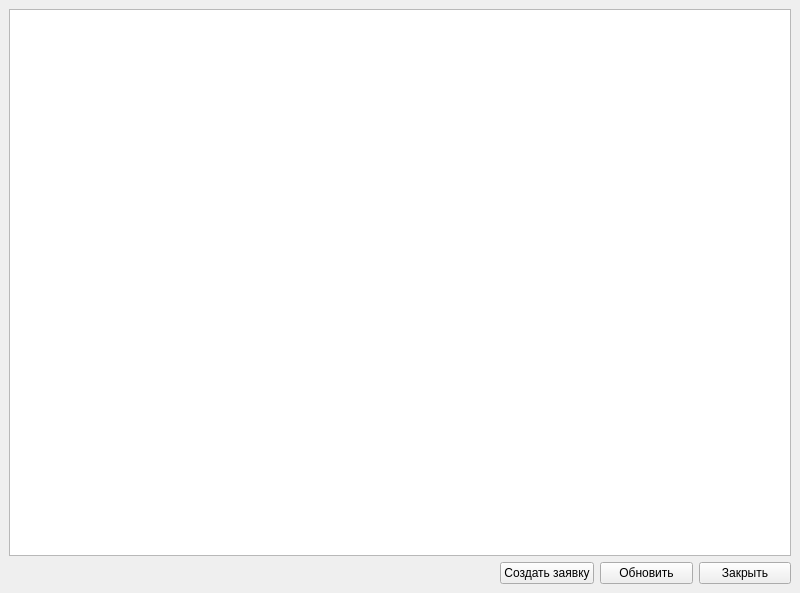
<?xml version="1.0" encoding="UTF-8"?>
<ui version="4.0">
 <class>ClientWindow</class>
 <widget class="QMainWindow" name="ClientWindow">
  <property name="geometry">
   <rect>
    <x>0</x>
    <y>0</y>
    <width>800</width>
    <height>593</height>
   </rect>
  </property>
  <property name="windowTitle">
   <string>ClientWindow</string>
  </property>
  <widget class="QWidget" name="centralwidget">
   <layout class="QGridLayout" name="gridLayout">
    <item row="0" column="8" colspan="8">
     <widget class="QListWidget" name="listWidget"/>
    </item>
    <item row="5" column="14">
     <widget class="QPushButton" name="pushButton_reload">
      <property name="text">
       <string>Обновить</string>
      </property>
     </widget>
    </item>
    <item row="5" column="15">
     <widget class="QPushButton" name="pushButton_close">
      <property name="text">
       <string>Закрыть</string>
      </property>
     </widget>
    </item>
    <item row="5" column="13">
     <widget class="QPushButton" name="pushButton_createRequest">
      <property name="text">
       <string>Создать заявку</string>
      </property>
     </widget>
    </item>
   </layout>
  </widget>
 </widget>
 <resources/>
 <connections/>
</ui>
